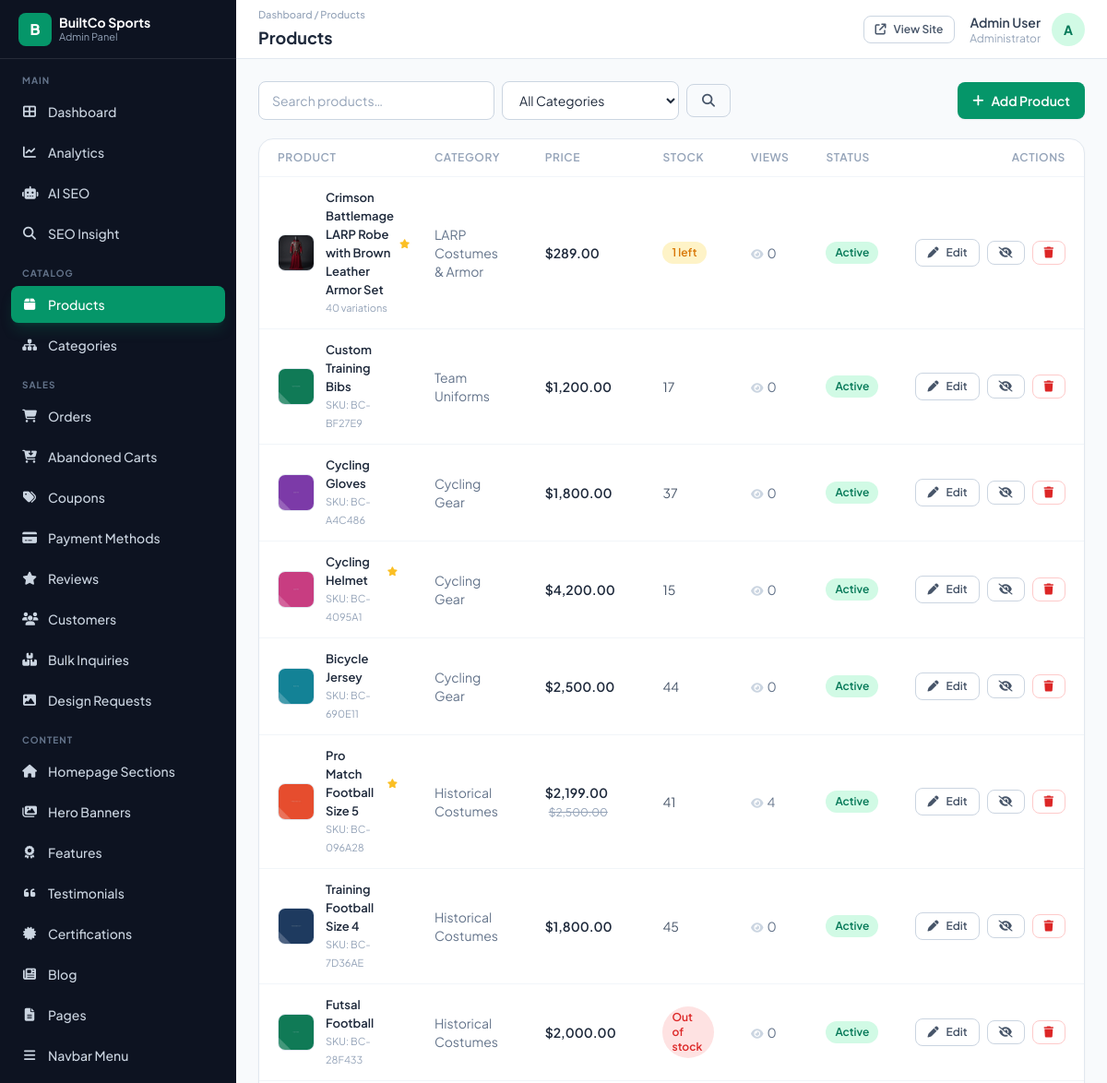
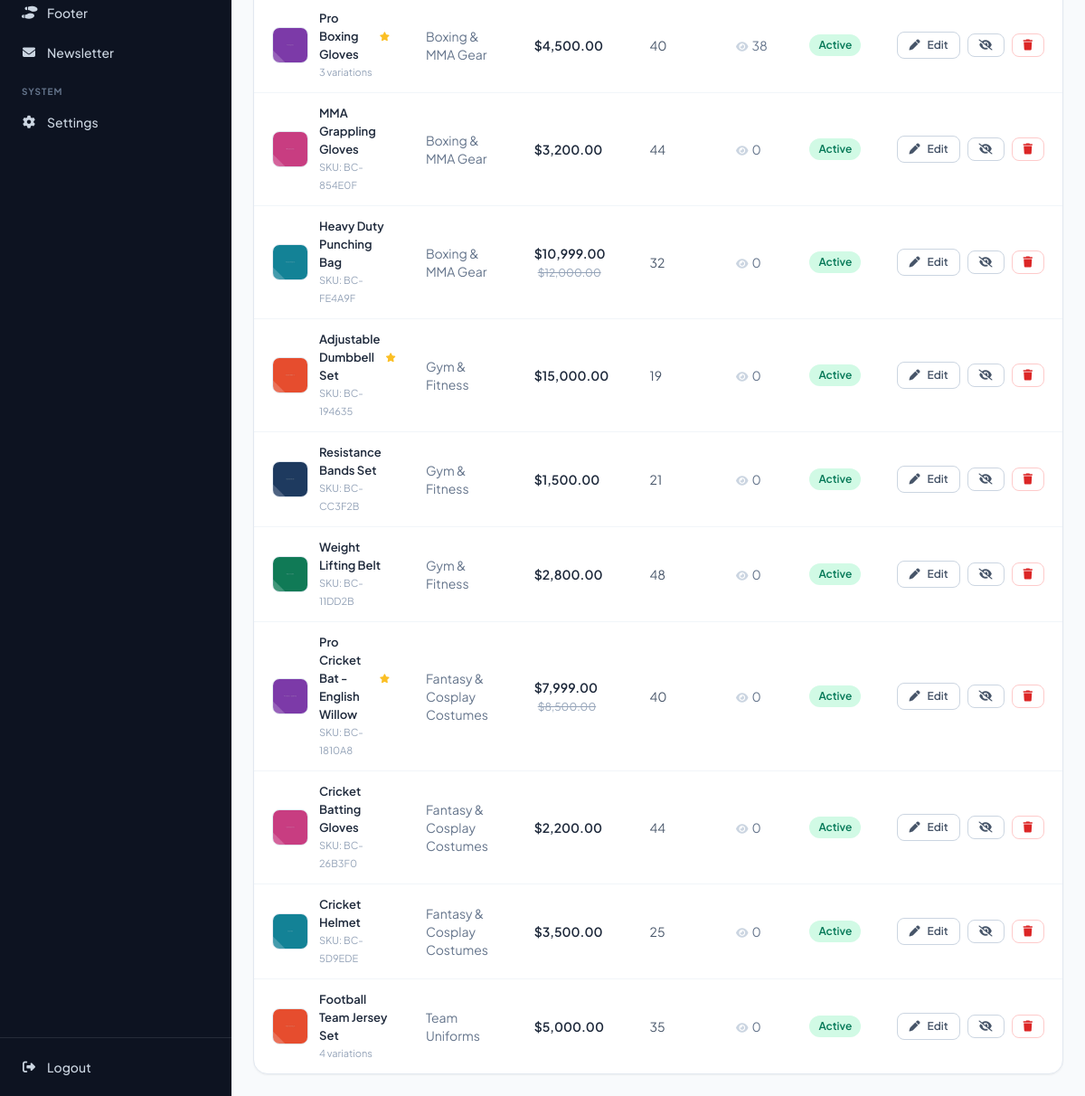
Page /admin/pages/products.php (signed in) on the committed database (2 pictures, top to bottom).
### tables this page shows
CREATE TABLE `products` (
  `id` int(11) NOT NULL,
  `name` varchar(255) NOT NULL,
  `slug` varchar(255) NOT NULL,
  `sku` varchar(100) DEFAULT NULL,
  `category_id` int(11) DEFAULT NULL,
  `short_description` varchar(500) DEFAULT NULL,
  `description` longtext DEFAULT NULL,
  `tags` varchar(500) DEFAULT NULL,
  `status` enum('active','draft','archived') NOT NULL DEFAULT 'draft',
  `is_featured` tinyint(1) NOT NULL DEFAULT 0,
  `is_new_arrival` tinyint(1) NOT NULL DEFAULT 0,
  `is_coming_soon` tinyint(1) NOT NULL DEFAULT 0,
  `base_price` decimal(10,2) NOT NULL DEFAULT 0.00,
  `sale_price` decimal(10,2) DEFAULT NULL,
  `stock_quantity` int(11) NOT NULL DEFAULT 0,
  `views` int(11) NOT NULL DEFAULT 0,
  `track_stock` tinyint(1) NOT NULL DEFAULT 1,
  `weight_kg` decimal(10,3) DEFAULT NULL,
  `qty_price_rules` text DEFAULT NULL COMMENT 'JSON: [{"min_qty":10,"price":9.5}, ...]',
  `show_bulk_dm` tinyint(1) NOT NULL DEFAULT 1 COMMENT 'Show "Request Bulk Quote" CTA on product page',
  `is_customizable` tinyint(1) NOT NULL DEFAULT 1,
  `accepts_design_requests` tinyint(1) NOT NULL DEFAULT 0,
  `meta_title` varchar(70) DEFAULT NULL,
  `meta_description` varchar(160) DEFAULT NULL,
  `focus_keyword` varchar(150) DEFAULT NULL,
  `canonical_url` varchar(500) DEFAULT NULL,
  `created_at` timestamp NOT NULL DEFAULT current_timestamp(),
  `updated_at` timestamp NOT NULL DEFAULT current_timestamp() ON UPDATE current_timestamp()
);

CREATE TABLE `categories` (
  `id` int(11) NOT NULL,
  `name` varchar(150) NOT NULL,
  `slug` varchar(160) NOT NULL,
  `parent_id` int(11) DEFAULT NULL,
  `short_description` varchar(500) DEFAULT NULL,
  `description` text DEFAULT NULL COMMENT 'Long SEO content shown on category page',
  `image` varchar(500) DEFAULT NULL,
  `image_alt` varchar(255) DEFAULT NULL COMMENT 'alt attribute for category image (SEO)',
  `meta_title` varchar(70) DEFAULT NULL,
  `meta_description` varchar(160) DEFAULT NULL,
  `focus_keyword` varchar(150) DEFAULT NULL,
  `canonical_url` varchar(500) DEFAULT NULL COMMENT 'leave empty to use default category URL',
  `show_in_nav` tinyint(1) NOT NULL DEFAULT 1,
  `nav_order` int(11) NOT NULL DEFAULT 0,
  `status` enum('active','inactive') NOT NULL DEFAULT 'active',
  `created_at` timestamp NOT NULL DEFAULT current_timestamp(),
  `updated_at` timestamp NOT NULL DEFAULT current_timestamp() ON UPDATE current_timestamp()
);

### includes/config.php (called while the page is built, shortened)
<?php
class DB {
    private static $instance = null;
    private function __construct() {
        $this->conn = new mysqli(DB_HOST, DB_USER, DB_PASS, DB_NAME);
    }
    public static function getInstance() {
        if (self::$instance === null) self::$instance = new DB();
        return self::$instance->conn;
    }
}
function db() { return DB::getInstance(); }
function fetch_all($sql, $types = '', ...$params) {
    $result = db()->query($sql);
    return $result ? $result->fetch_all(MYSQLI_ASSOC) : [];
}
function get_settings() {
    static $settings = null;
    if ($settings === null) {
        $settings = [];
        $result = db()->query("SELECT setting_key, setting_value FROM site_settings");
        if ($result) while ($row = $result->fetch_assoc()) $settings[$row['setting_key']] = $row['setting_value'];
    }
    return $settings;
}
function setting($key, $default = '') {
    $s = get_settings();
    return $s[$key] ?? $default;
}
function sanitize($input) {
    return strip_tags(trim((string)$input));
}
function h($v) {
    return htmlspecialchars((string)($v ?? ''), ENT_QUOTES, 'UTF-8');
}
function csrf_token() {
    return $_SESSION['csrf_token'];
}
function format_price($amount) {
    return setting('currency_symbol', '$') . number_format((float)$amount, 2);
}
    ob_start(); ?>

### admin/pages/products.php (the view, shortened to what this page needs)
<?php
require_once __DIR__ . '/../../includes/config.php';
$search   = sanitize($_GET['q'] ?? '');
$where = ['1=1']; $types = ''; $params = [];
$where_sql = implode(' AND ', $where);
$products = fetch_all(
    "SELECT p.*, c.name AS category_name,
            (SELECT image_path FROM product_images WHERE product_id=p.id ORDER BY is_primary DESC, sort_order ASC LIMIT 1) AS thumb,
            (SELECT COUNT(*) FROM product_variations WHERE product_id=p.id) AS variation_count
     FROM products p LEFT JOIN categories c ON c.id = p.category_id
     WHERE $where_sql ORDER BY p.created_at DESC",
    $types, ...$params
);
include __DIR__ . '/../includes/admin-header.php';
?>
<div class="flex flex-col sm:flex-row sm:items-center justify-between gap-3 mb-5">
  <form method="GET" class="flex items-center gap-2 flex-1 max-w-lg">
    <input type="text" name="q" value="<?= h($search) ?>" placeholder="Search products…" class="f-input">
    <select name="category" class="f-select w-48" onchange="this.form.submit()">
      <option value="">All Categories</option>
    </select>
    <button type="submit" class="btn-outline shrink-0"><i class="fa-solid fa-magnifying-glass"></i></button>
  </form>
  <a href="<?= ADMIN_URL ?>/pages/product-edit.php" class="btn-primary shrink-0"><i class="fa-solid fa-plus"></i> Add Product</a>
</div>
<div class="card overflow-hidden">
  <div class="overflow-x-auto">
    <table class="w-full text-sm">
      <thead>
        <tr class="text-left text-xs uppercase tracking-wider text-slate-400 border-b border-slate-100">
          <th class="px-5 py-3 font-semibold">Product</th>
          <th class="px-5 py-3 font-semibold">Category</th>
          <th class="px-5 py-3 font-semibold">Price</th>
          <th class="px-5 py-3 font-semibold">Stock</th>
          <th class="px-5 py-3 font-semibold">Views</th>
          <th class="px-5 py-3 font-semibold">Status</th>
          <th class="px-5 py-3 font-semibold text-right">Actions</th>
        </tr>
      </thead>
      <tbody class="divide-y divide-slate-100">
        <?php foreach ($products as $p): ?>
        <tr class="hover:bg-slate-50/60">
          <td class="px-5 py-3">
            <div class="flex items-center gap-3">
              <?php if ($p['thumb']): ?>
                <img src="<?= UPLOAD_URL . h($p['thumb']) ?>" class="w-10 h-10 rounded-lg object-cover border border-slate-200">
              <?php else: ?>
                <div class="w-10 h-10 rounded-lg bg-slate-100 text-slate-300 flex items-center justify-center"><i class="fa-solid fa-image"></i></div>
              <?php endif; ?>
              <div>
                <div class="font-semibold text-slate-800 text-[13px] flex items-center gap-1.5">
                  <?= h($p['name']) ?>
                  <?php if ($p['is_featured']): ?><i class="fa-solid fa-star text-amber-400 text-[10px]" title="Featured"></i><?php endif; ?>
                </div>
                <div class="text-[11px] text-slate-400"><?= $p['variation_count'] ? $p['variation_count'] . ' variations' : ($p['sku'] ? 'SKU: ' . h($p['sku']) : '') ?></div>
              </div>
            </div>
          </td>
          <td class="px-5 py-3 text-slate-500"><?= h($p['category_name'] ?? '—') ?></td>
          <td class="px-5 py-3">
            <?php if ($p['sale_price']): ?>
              <span class="font-semibold text-slate-800"><?= format_price($p['sale_price']) ?></span>
              <span class="text-xs text-slate-400 line-through ml-1"><?= format_price($p['base_price']) ?></span>
            <?php else: ?>
              <span class="font-semibold text-slate-800"><?= format_price($p['base_price']) ?></span>
            <?php endif; ?>
          </td>
          <td class="px-5 py-3">
            <?php if (!$p['track_stock']): ?><span class="text-xs text-slate-400">Not tracked</span>
            <?php elseif ($p['stock_quantity'] <= 0): ?><span class="badge bg-red-100 text-red-600">Out of stock</span>
            <?php elseif ($p['stock_quantity'] <= 5): ?><span class="badge bg-amber-100 text-amber-600"><?= $p['stock_quantity'] ?> left</span>
            <?php else: ?><span class="text-slate-600"><?= $p['stock_quantity'] ?></span>
            <?php endif; ?>
          </td>
          <td class="px-5 py-3 text-slate-500"><i class="fa-solid fa-eye text-slate-300 mr-1 text-xs"></i><?= (int)$p['views'] ?></td>
          <td class="px-5 py-3">
            <span class="<?= $p['status'] === 'active' ? 'badge-active' : 'badge-inactive' ?>"><?= ucfirst($p['status']) ?></span>
          </td>
          <td class="px-5 py-3">
            <div class="flex items-center justify-end gap-2">
              <a href="product-edit.php?id=<?= (int)$p['id'] ?>" class="btn-outline btn-sm"><i class="fa-solid fa-pen"></i> Edit</a>
              <a href="?action=toggle&id=<?= (int)$p['id'] ?>&csrf_token=<?= csrf_token() ?>" class="btn-outline btn-sm"><i class="fa-solid <?= $p['status'] === 'active' ? 'fa-eye-slash' : 'fa-eye' ?>"></i></a>
              <a href="?action=delete&id=<?= (int)$p['id'] ?>&csrf_token=<?= csrf_token() ?>" data-confirm="Delete this product permanently? This cannot be undone." class="btn-danger-outline btn-sm"><i class="fa-solid fa-trash"></i></a>
            </div>
          </td>
        </tr>
        <?php endforeach; ?>
      </tbody>
    </table>
  </div>
</div>
<?php include __DIR__ . '/../includes/admin-footer.php'; ?>

### rows in the picture
products: shows a picture, name "Crimson Battlemage LARP Robe with Brown Leather Armor Set", is_featured 1 (drawn), variation_count "40", category.name "LARP Costumes & Armor", base_price "$289.00", stock_quantity "1", views "0", status "Active"
products: shows a picture, name "Custom Training Bibs", sku "BC-BF27E9", category.name "Team Uniforms", base_price "$1,200.00", stock_quantity "17", views "0", status "Active"
products: shows a picture, name "Cycling Gloves", sku "BC-A4C486", category.name "Cycling Gear", base_price "$1,800.00", stock_quantity "37", views "0", status "Active"
products: shows a picture, name "Cycling Helmet", is_featured 1 (drawn), sku "BC-4095A1", category.name "Cycling Gear", base_price "$4,200.00", stock_quantity "15", views "0", status "Active"
products: shows a picture, name "Bicycle Jersey", sku "BC-690E11", category.name "Cycling Gear", base_price "$2,500.00", stock_quantity "44", views "0", status "Active"
products: shows a picture, name "Pro Match Football Size 5", is_featured 1 (drawn), sku "BC-096A28", category.name "Historical Costumes", sale_price "$2,199.00", base_price "$2,500.00", stock_quantity "41", views "4", status "Active"
products: shows a picture, name "Training Football Size 4", sku "BC-7D36AE", category.name "Historical Costumes", base_price "$1,800.00", stock_quantity "45", views "0", status "Active"
products: shows a picture, name "Futsal Football", sku "BC-28F433", category.name "Historical Costumes", base_price "$2,000.00", track_stock "Out of stock", views "0", status "Active"
products: shows a picture, name "Pro Boxing Gloves", is_featured 1 (drawn), variation_count "3", category.name "Boxing & MMA Gear", base_price "$4,500.00", stock_quantity "40", views "38", status "Active"
products: shows a picture, name "MMA Grappling Gloves", sku "BC-854E0F", category.name "Boxing & MMA Gear", base_price "$3,200.00", stock_quantity "44", views "0", status "Active"
products: shows a picture, name "Heavy Duty Punching Bag", sku "BC-FE4A9F", category.name "Boxing & MMA Gear", sale_price "$10,999.00", base_price "$12,000.00", stock_quantity "32", views "0", status "Active"
products: shows a picture, name "Adjustable Dumbbell Set", is_featured 1 (drawn), sku "BC-194635", category.name "Gym & Fitness", base_price "$15,000.00", stock_quantity "19", views "0", status "Active"
products: shows a picture, name "Resistance Bands Set", sku "BC-CC3F2B", category.name "Gym & Fitness", base_price "$1,500.00", stock_quantity "21", views "0", status "Active"
products: shows a picture, name "Weight Lifting Belt", sku "BC-11DD2B", category.name "Gym & Fitness", base_price "$2,800.00", stock_quantity "48", views "0", status "Active"
products: shows a picture, name "Pro Cricket Bat - English Willow", is_featured 1 (drawn), sku "BC-1810A8", category.name "Fantasy & Cosplay Costumes", sale_price "$7,999.00", base_price "$8,500.00", stock_quantity "40", views "0", status "Active"
products: shows a picture, name "Cricket Batting Gloves", sku "BC-26B3F0", category.name "Fantasy & Cosplay Costumes", base_price "$2,200.00", stock_quantity "44", views "0", status "Active"
products: shows a picture, name "Cricket Helmet", sku "BC-5D9EDE", category.name "Fantasy & Cosplay Costumes", base_price "$3,500.00", stock_quantity "25", views "0", status "Active"
products: shows a picture, name "Football Team Jersey Set", variation_count "4", category.name "Team Uniforms", base_price "$5,000.00", stock_quantity "35", views "0", status "Active"

### other values in the picture
$group_label "MAIN"
$nav_item['label'] "Dashboard"
$nav_item['label'] "Analytics"
$nav_item['label'] "AI SEO"
$nav_item['label'] "SEO Insight"
$group_label "CATALOG"
$nav_item['label'] "Products"
$nav_item['label'] "Categories"
$group_label "SALES"
$nav_item['label'] "Orders"
$nav_item['label'] "Abandoned Carts"
$nav_item['label'] "Coupons"
$nav_item['label'] "Payment Methods"
$nav_item['label'] "Reviews"
$nav_item['label'] "Customers"
